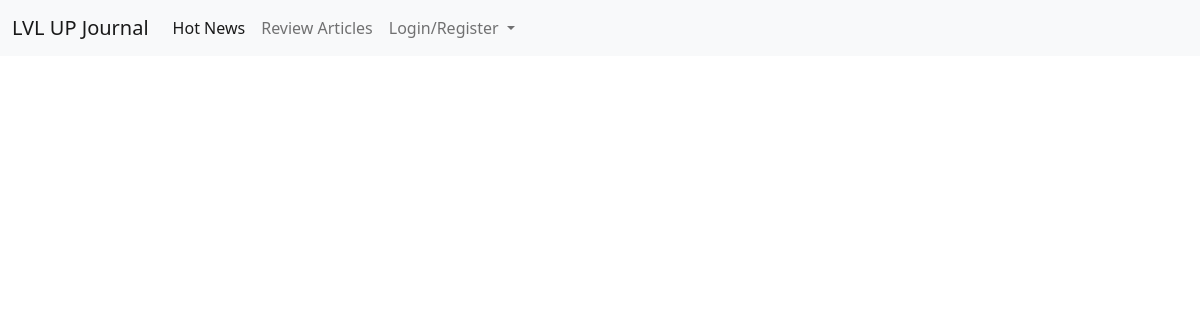
/articles/list/, run on an earlier commit of the app's database.
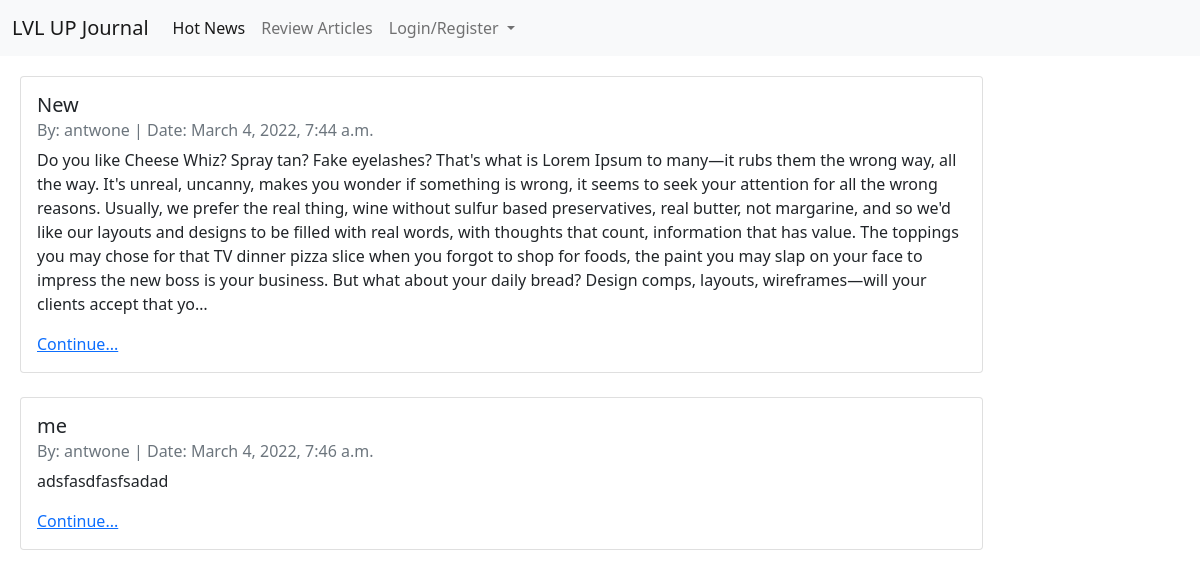
And on a later commit of the database.
### articles/models.py (models this page shows, shortened)
class Article(models.Model):
    title = models.CharField(max_length=256)
    body = models.TextField()
    author = models.ForeignKey(
        get_user_model(),
        on_delete=models.CASCADE
    )
    created_on = models.DateTimeField(auto_now_add=True)

### accounts/models.py (models this page shows)
class CustomUser(AbstractUser):
    department = models.CharField(max_length=512, null=True, blank=True)
    role = models.CharField(max_length=256, null=True, blank=True)

### articles/views.py (the view)
# urls.py: path('articles/list/', ArticleListView.as_view(), name="article_list"),
class ArticleListView(ListView):
    template_name = "article_list.html"
    model = Article

### templates/article_list.html (shortened to what this page needs)
{% extends 'base.html' %}
{% block content %}
{% for article in article_list %}
<div class="row">
    <div class="col-md-10">
        <div class="card">
            <div class="card-body">
                <h5 class="card-title">{{ article.title }}</h5>
                <h6 class="card-subtitle mb-2 text-muted">
                    By: {{ article.author }} | Date: {{ article.created_on }}
                </h6>
                <p class="card-text">{{ article.body|truncatechars:750 }}</p>
                <a href="{% url 'article_detail' article.id %}" class="card-link">Continue...</a>
            </div>
        </div>
        <br />
    </div>
</div>
{% endfor %}
{% endblock content %}

### templates/base.html (shortened to what this page needs)
<!DOCTYPE html>
<html lang="en">
<head>
    <link href="https://cdn.jsdelivr.net/npm/bootstrap@5.1.3/dist/css/bootstrap.min.css" rel="stylesheet"
>
</head>
<body>
    <nav class="navbar navbar-expand-lg navbar-light bg-light">
        <div class="container-fluid">
            <a class="navbar-brand" href="{% url 'home' %}">LVL UP Journal</a>
            <div class="collapse navbar-collapse" id="navbarNavDropdown">
                <ul class="navbar-nav">
                    <li class="nav-item">
                        <a class="nav-link active" aria-current="page" href="{% url 'home' %}">Hot News</a>
                    </li>
                    <li class="nav-item">
                        <a class="nav-link" href="{% url 'article_list' %}">Review Articles</a>
                    </li>
                    {% if user.is_authenticated %}
                    <li class="nav-item">
                        <a class="nav-link" href="{% url 'article_new' %}">Create New Article</a>
                    </li>
                    <li class="nav-item dropdown">
                        <a class="nav-link dropdown-toggle" href="#" id="navbarDropdownMenuLink" role="button"
                            data-bs-toggle="dropdown" aria-expanded="false">
                            {{ user.username }}
                        </a>
                        <ul class="dropdown-menu" aria-labelledby="navbarDropdownMenuLink">
                            <li><a class="dropdown-item" href="{% url 'password_change' %}">Change Password</a></li>
                            <li><a class="dropdown-item" href="{% url 'logout' %}">Log Out</a></li>
                        </ul>
                    </li>
                    {% else %}
                    <li class="nav-item dropdown">
                        <a class="nav-link dropdown-toggle" href="#" id="navbarDropdownMenuLink" role="button"
                            data-bs-toggle="dropdown" aria-expanded="false">
                            Login/Register
                        </a>
                    </li>
                    {% endif %}
                </ul>
            </div>
        </div>
        </nav>
    <div style="margin:10px; padding: 10px;">
        {% block content %}
        {% endblock content %}
    </div>
</body>
</html>

What changed in the data, as far as the page shows it:
added Article: title "New", author "antwone", created_on "March 4, 2022, 7:44 a.m.", body "Do you like Cheese Whiz? Spray tan? Fake eyelashes? That's what is Lorem Ipsum to many—it rubs them the wrong way, all the way. It's unreal, uncanny, makes you wonder if something is wrong, it seems to seek your attention for all the wrong reasons. Usually, we prefer the real thing, wine without sulfur based preservatives, real butter, not margarine, and so we'd like our layouts and designs to be filled with real words, with thoughts that count, information that has value. The toppings you may chose for that TV dinner pizza slice when you forgot to shop for foods, the paint you may slap on your face to impress the new boss is your business. But what about your daily bread? Design comps,…"
added Article: title "me", author "antwone", created_on "March 4, 2022, 7:46 a.m.", body "adsfasdfasfsadad"
